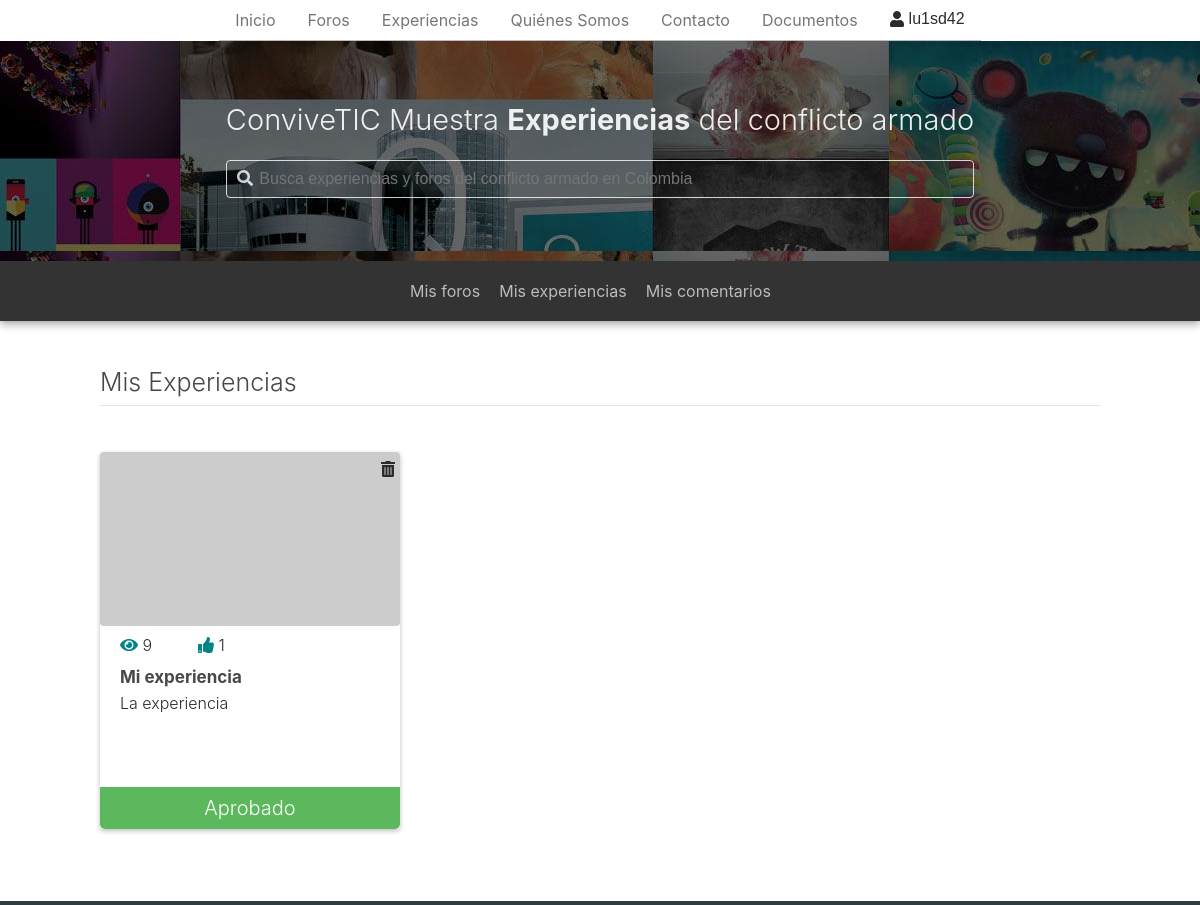
The page /myexperiences/ (signed in, upper part) on the database as committed earlier.
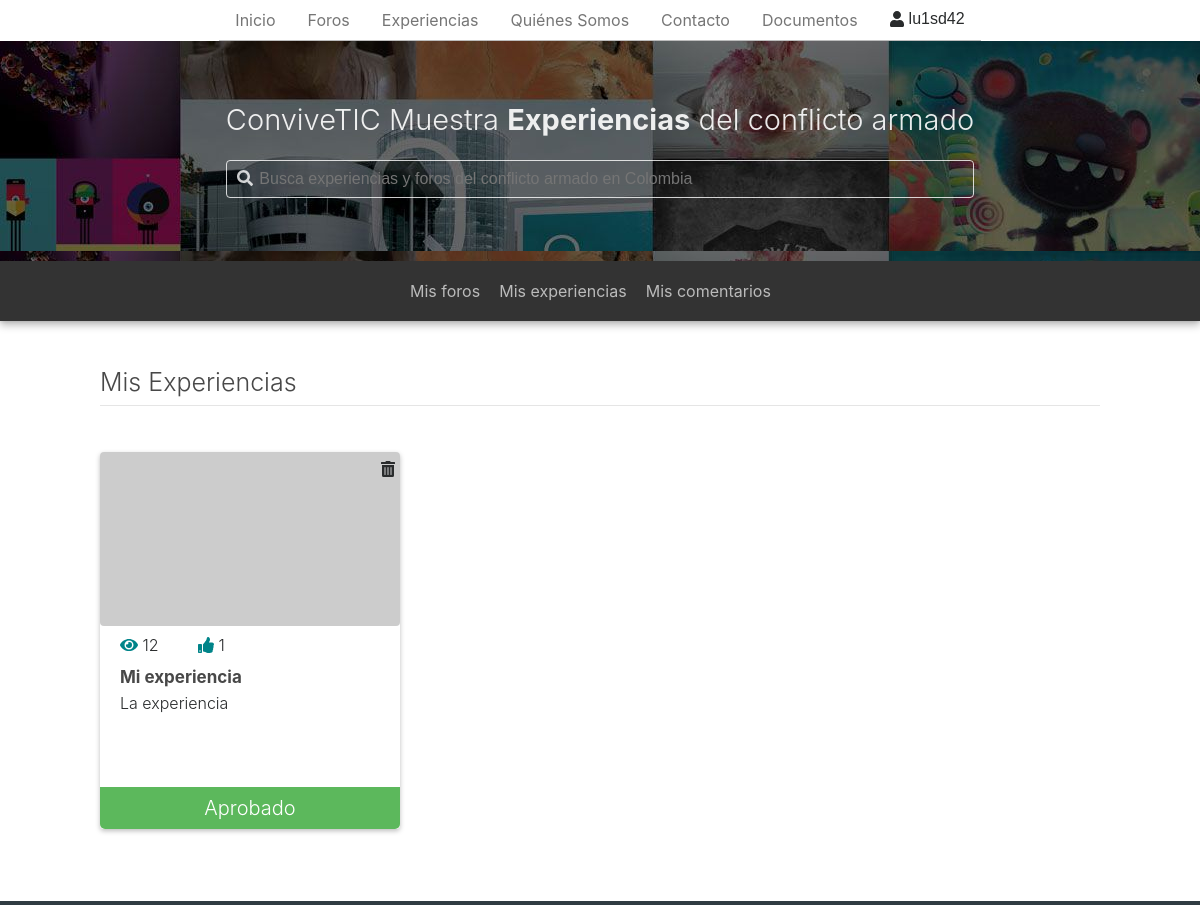
The same page on the database as committed later.
### app/models.py (models this page shows)
class Experience(models.Model):
	author = models.ForeignKey(
		User,
		on_delete=models.SET_NULL,
		null=True
	)
	title = models.CharField(
		max_length = 100,
		default = ''
	)
	content = models.TextField(
		default="",
		blank=False,
		null=False
	)
	pub_date = models.DateField(
		default=date.today
	)
	video_url = models.CharField(
		max_length=50,
		null=True,
		blank=True
	)
	audio_url = models.CharField(
		max_length=100,
		null=True,
		blank=True
	)
	img = models.ImageField(
		upload_to="uploads/",
		null=True,
		blank=True
	)
	status = models.CharField(
		max_length = 20,
		choices = STATUS_CHOICES,
		default = 'P'
	)
	views = models.PositiveIntegerField(
		default = 0
	)
	likes = models.PositiveIntegerField(
		default = 0
	)
	tags = models.ManyToManyField(ExperienceTag, blank=True)

### app/views.py (the view)
# urls.py: path('myexperiences/', login_required(MyExperiencesView.as_view()), name="my-experiences"),
class MyExperiencesView(ListView):
	template_name = 'app/my_experiences.html'
	context_object_name = 'user_experiences'
	paginate_by = 6
	def get_queryset(self):
		user_id = self.request.user.id
		return Experience.objects.filter(author = user_id)

### app/templatetags/auth_extras.py (called while the page is built)
@register.filter(name='has_group')
def has_group(user, group_name):
    try:
        group =  Group.objects.get(name=group_name)
    except Group.DoesNotExist:
        return False
    return group in user.groups.all()

### app/templates/app/my_experiences.html (shortened to what this page needs)
{% extends 'app/base.html' %}
{% load static %}
{% block content %}
<div class="my-exp-c" ng-controller="myExperiencesController as mexpCtrl">
	<div class="my-exp-wrapper">
		<h3>Mis Experiencias</h3>
		<hr>
		<div class="my-exp-content">
			{% if user_experiences.count == 0 %}
				<div class="alert alert-info">
					No has enviado ninguna experiencia, prueba <a href="{% url 'experiences_create' %}">creando una</a>
				</div>
			{% else %}
				{% for exp in user_experiences %}
					<div class="mexperience rounded">
						<img class="rounded" src="http://via.placeholder.com/320x186">
						<div class="exp-data">
							<div class="detail-c">
								<div class="popular-data-c">
									<div class="views"><i class="fas fa-eye"></i> {{ exp.views }} </div>
									<div class="likes"><i class="fas fa-thumbs-up"></i> {{ exp.experienceslike_set.count }} </div>
								</div>
								<div class="exp-title"><a href="{% url 'experience-detail' exp.id %}">{{exp.title}}</a></div>
								<div class="content-c">
									<p>{{exp.content}}</p>
								</div>
							</div>
						</div>
						<div class="exp-footer" ng-class="'{{exp.status}}' == 'P' ? 'bg-warning' : '{{exp.status}}' == 'A' ? 'bg-success' : 'bg-danger' ">
							<h5>{{ exp.get_status_display }}</h5>
						</div>
						<div class="exp-delete" data-toggle="tooltip" data-placement="left" title="Borrar experiencia" ng-click="mexpCtrl.deleteExperience({{exp.id}})">
							<i class="fas fa-trash-alt"></i>
						</div>
					</div>
				{% endfor %}
			{% endif %}
		</div>
		<br>
	</div>
</div>
{% endblock %}

Rows that differ between the two databases and show on the page:
changed Experience "Aprobado": views "9" → "12"
